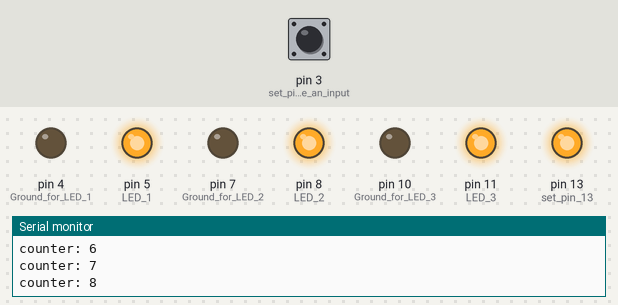
The sketch below on a simulated Arduino Uno, built with avr-gcc and run on an emulated ATmega328P. Parts: output pins drawn as LEDs (lit = HIGH), the last lines printed to the serial monitor. Inputs (shaded band) come from the test bench; at power-on: pin 3 (set_pin_3_to_be_an_input) HIGH.

Above: at 4.2 s.
4.3 s: pin 3 (set_pin_3_to_be_an_input) pulled LOW for 0.15 s
At 4.9 s:
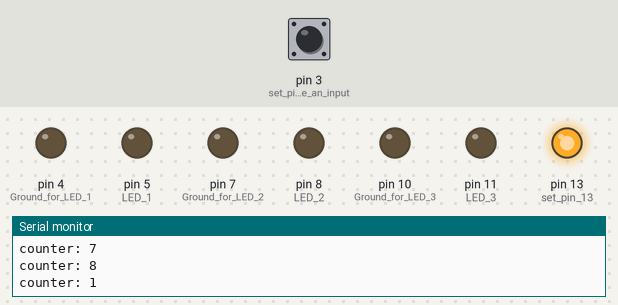
7.4 s: pin 3 (set_pin_3_to_be_an_input) pulled LOW for 1 s
At 11.21 s:
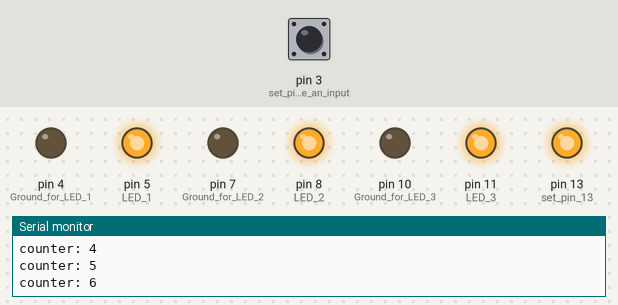
11.4 s: pin 3 (set_pin_3_to_be_an_input) pulled LOW for 3.2 s
At 12.7 s:
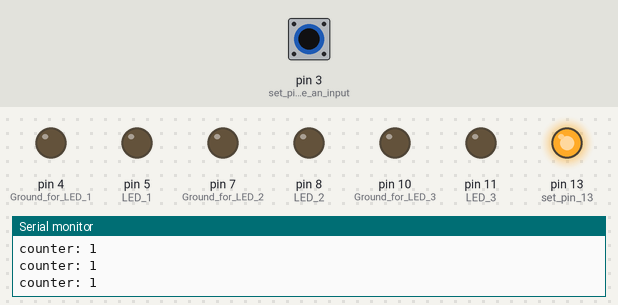
Timing chart, 0 to 19.0 s (numbered marks = the images above; inputs shaded):
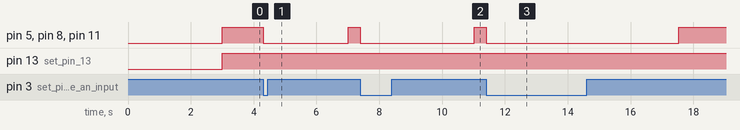

The sketch:

7changeTimerIf.ino
```cpp
int counter = 0; //declaring the counter variable and setting it to 0

//declarations for the millis() function
long currentTime = 0; //declaring a variable for the current time
long prevTime = 0; //declaring a variable for the previous time
long countDelay = 500; //declaring how long we want to wait per counter increment

void setup()
{
  // put your setup code here, to run once:
  Serial.begin(9600); //set the Baud rate to 9600hz. You can change this in the bottom right corner of the serial monitor
  pinMode(13, OUTPUT); //set pin 13 (the built in LED) to be an output

  //set up the 3 LEDs to be outputs
  pinMode(5, OUTPUT); //LED 1
  pinMode(8, OUTPUT); //LED 2
  pinMode(11, OUTPUT); //LED 3

  //set up the 3 ground pins for the LEDs
  pinMode(4, OUTPUT); //Ground for LED 1
  pinMode(7, OUTPUT); //Ground for LED 2
  pinMode(10, OUTPUT); //Ground for LED 3

  //set up the ground pins for the 3 LEDs
  digitalWrite(4, LOW); //Ground for LED 1 gets set low
  digitalWrite(7, LOW); //Ground for LED 2 gets set low
  digitalWrite(10, LOW); //Ground for LED 3 gets set low

  //set up the input button
  pinMode(3, INPUT_PULLUP); //set pin 3 to be an input and turn on the pullup resistor so you're not connecting ground to 5v directly
}

void loop()
{

  currentTime = millis(); //store the current time from the start of the program (in milliseconds) in the variable currentTime
  //Serial.print("currentTime: "); //so we know what we're looking at in the serial monitor
  //Serial.println(currentTime); //print the current time

  if (currentTime - prevTime > countDelay) //if 500 ms has passed
  {
    //Serial.print("prevTime before update: "); //so we know what we're looking at in the serial monitor
    //Serial.println(prevTime); //print the previous time (before updating)
    prevTime = currentTime; //update the previous time to the current time
    //Serial.print("prevTime after update: "); //so we know what we're looking at in the serial monitor
    //Serial.println(prevTime); //print the previous time (after updating)

    counter = counter + 1; //take the previous value of 'counter', add 1, and store that new number in 'counter' again
    Serial.print("counter: "); //so we know what we're looking at in the serial monitor
    Serial.println(counter); //print the value of the variable 'counter'
  }

  // put your main code here, to run repeatedly:
  //Serial.println("hi"); //Send the serial signal to the computer to print the string "hi" to the serial monitor

  //delay(500); //delay 500 milliseconds

  if (counter > 5) //if the variable 'counter' is greater than 10 (5 seconds), then do what's in the brackets
  {
    //Serial.println("timer is done!"); //print "timer is done!" to the serial moniter
    digitalWrite(13, HIGH); //turn on the built in LED by turning pin 13 high

    //Turn on the 3 LEDs
    digitalWrite(5, HIGH); //LED 1
    digitalWrite(8, HIGH); //LED 2
    digitalWrite(11, HIGH);  //LED 3
  }
  else //make sure the LEDs are off if the timer has not reached over 5
  {
    //Turn off the 3 LEDs
    digitalWrite(5, LOW); //LED 1
    digitalWrite(8, LOW); //LED 2
    digitalWrite(11, LOW);  //LED 3
  }

  if (digitalRead(3) == LOW) //if the arduino reads pin 3 as LOW/0v/ground, then do what's in the brackets
  {
    counter = 0; //reset the timer variable back to 0.
  }
}
```

Measured:
- after the input at 4.3 s, pin 5 (LED_1), pin 8 (LED_2), pin 11 (LED_3): HIGH → LOW at once, → HIGH 2.7 s later
- after the input at 7.4 s, pin 5 (LED_1), pin 8 (LED_2), pin 11 (LED_3): HIGH → LOW at once, → HIGH 3.6 s later
- after the input at 11.4 s, pin 5 (LED_1), pin 8 (LED_2), pin 11 (LED_3): HIGH → LOW at once, → HIGH 6.1 s later
